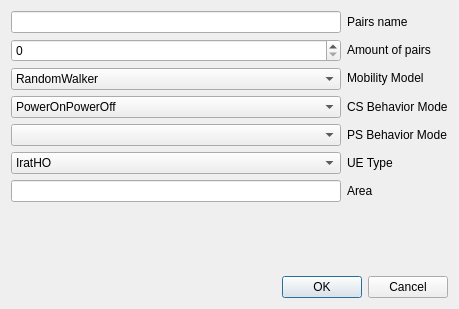
<?xml version="1.0" encoding="UTF-8"?>
<ui version="4.0">
 <class>Form</class>
 <widget class="QWidget" name="Form">
  <property name="geometry">
   <rect>
    <x>0</x>
    <y>0</y>
    <width>459</width>
    <height>309</height>
   </rect>
  </property>
  <property name="windowTitle">
   <string>Form</string>
  </property>
  <layout class="QVBoxLayout" name="verticalLayout_3">
   <item>
    <layout class="QHBoxLayout" name="horizontalLayout">
     <item>
      <layout class="QVBoxLayout" name="verticalLayout">
       <item>
        <widget class="QLineEdit" name="ID"/>
       </item>
       <item>
        <widget class="QSpinBox" name="spinBox">
         <property name="maximum">
          <number>5000</number>
         </property>
         <property name="singleStep">
          <number>100</number>
         </property>
        </widget>
       </item>
       <item>
        <widget class="QComboBox" name="MobilityModel1">
         <item>
          <property name="text">
           <string>RandomWalker</string>
          </property>
         </item>
         <item>
          <property name="text">
           <string>standstill</string>
          </property>
         </item>
         <item>
          <property name="text">
           <string>HorizontalWalker</string>
          </property>
         </item>
         <item>
          <property name="text">
           <string>VerticalWalker</string>
          </property>
         </item>
         <item>
          <property name="text">
           <string>WalkerStartAtEast</string>
          </property>
         </item>
         <item>
          <property name="text">
           <string>WalkerStartAtNorth</string>
          </property>
         </item>
         <item>
          <property name="text">
           <string>WalkerStartAtSouth</string>
          </property>
         </item>
         <item>
          <property name="text">
           <string>WalkerStartAtWest</string>
          </property>
         </item>
        </widget>
       </item>
       <item>
        <widget class="QComboBox" name="CSBehaviorMode1">
         <item>
          <property name="text">
           <string>PowerOnPowerOff</string>
          </property>
         </item>
         <item>
          <property name="text">
           <string>poweron</string>
          </property>
         </item>
         <item>
          <property name="text">
           <string>PowerOnOffPsCnt</string>
          </property>
         </item>
         <item>
          <property name="text">
           <string>PowerOnOffPsCntRecover</string>
          </property>
         </item>
         <item>
          <property name="text">
           <string>PowerOnForcePowerOff</string>
          </property>
         </item>
         <item>
          <property name="text">
           <string>PowerOnPowerOffEmergency</string>
          </property>
         </item>
         <item>
          <property name="text">
           <string>PowerOnEmergency</string>
          </property>
         </item>
         <item>
          <property name="text">
           <string>PowerOnOffPsCntEmergency</string>
          </property>
         </item>
         <item>
          <property name="text">
           <string>PowerOnOffPsCntRecoverEmergency</string>
          </property>
         </item>
         <item>
          <property name="text">
           <string>PowerOnForcePowerOffEmergency</string>
          </property>
         </item>
        </widget>
       </item>
       <item>
        <widget class="QComboBox" name="PSBehaviorMode1">
         <property name="mouseTracking">
          <bool>true</bool>
         </property>
        </widget>
       </item>
       <item>
        <widget class="QComboBox" name="UEType1">
         <property name="editable">
          <bool>false</bool>
         </property>
         <property name="currentText">
          <string>IratHO</string>
         </property>
         <item>
          <property name="text">
           <string>IratHO</string>
          </property>
         </item>
        </widget>
       </item>
       <item>
        <widget class="QLineEdit" name="tet_Area1"/>
       </item>
      </layout>
     </item>
     <item>
      <layout class="QVBoxLayout" name="verticalLayout_2">
       <item>
        <widget class="QLabel" name="label">
         <property name="text">
          <string>Pairs name</string>
         </property>
        </widget>
       </item>
       <item>
        <widget class="QLabel" name="label_1">
         <property name="text">
          <string>Amount of pairs</string>
         </property>
        </widget>
       </item>
       <item>
        <widget class="QLabel" name="label_2">
         <property name="text">
          <string>Mobility Model</string>
         </property>
        </widget>
       </item>
       <item>
        <widget class="QLabel" name="label_3">
         <property name="text">
          <string>CS Behavior Mode</string>
         </property>
        </widget>
       </item>
       <item>
        <widget class="QLabel" name="label_4">
         <property name="text">
          <string>PS Behavior Mode</string>
         </property>
        </widget>
       </item>
       <item>
        <widget class="QLabel" name="label_5">
         <property name="text">
          <string>UE Type</string>
         </property>
        </widget>
       </item>
       <item>
        <widget class="QLabel" name="label_6">
         <property name="text">
          <string>Area</string>
         </property>
        </widget>
       </item>
      </layout>
     </item>
    </layout>
   </item>
   <item>
    <spacer name="verticalSpacer">
     <property name="orientation">
      <enum>Qt::Vertical</enum>
     </property>
     <property name="sizeHint" stdset="0">
      <size>
       <width>20</width>
       <height>20</height>
      </size>
     </property>
    </spacer>
   </item>
   <item>
    <widget class="QDialogButtonBox" name="buttonBox">
     <property name="standardButtons">
      <set>QDialogButtonBox::Cancel|QDialogButtonBox::Ok</set>
     </property>
    </widget>
   </item>
  </layout>
 </widget>
 <resources/>
 <connections/>
</ui>
